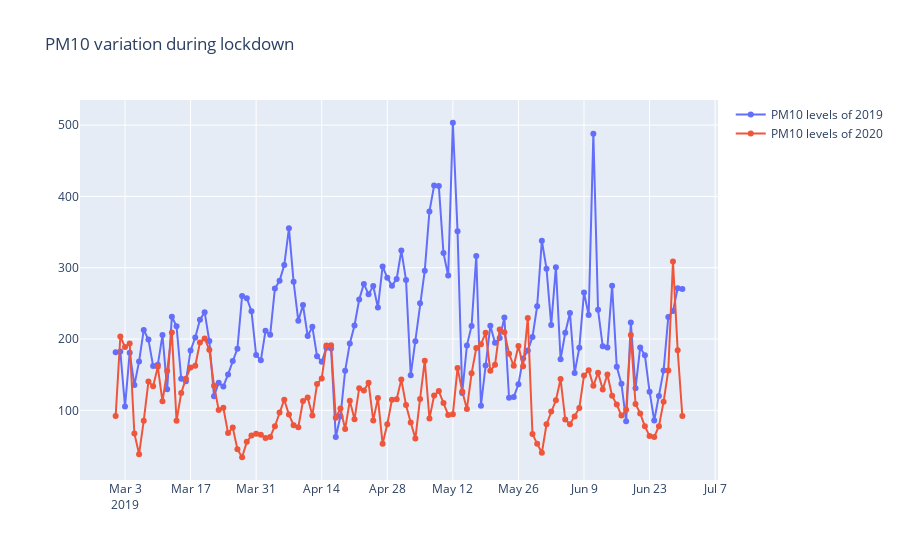

The notebook cell this image was saved under:
### Markdown cell above
Effect of Lockdown on PM10 levels

### Code cell
fig=go.Figure()
fig.add_trace(go.Scatter(x=Delhi_mar_june_19['Date'], y=Delhi_mar_june_19['PM10'], mode='lines+markers',
                         name='PM10 levels of 2019'))
fig.add_trace(go.Scatter(x=Delhi_mar_june_19['Date'], y=Delhi_mar_june_20['PM10'], mode='lines+markers',
                         name='PM10 levels of 2020'))
fig.update_layout(title='PM10 variation during lockdown')
fig.show()
